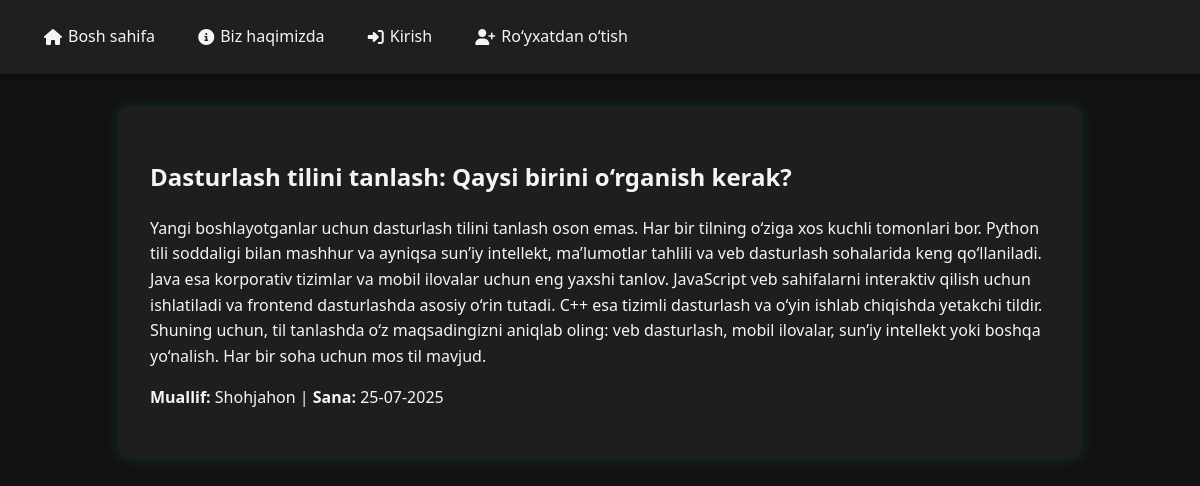
Screenshot of /post/3/ with the database file from the repository.
### blog/models.py (models this page shows, shortened)
class Post(models.Model):
    title = models.CharField(max_length=200)
    content = models.TextField()
    image = models.ImageField(upload_to='posts/', blank=True, null=True)
    author = models.ForeignKey(User, on_delete=models.CASCADE)
    created_at = models.DateTimeField(auto_now_add=True)

### blog/views.py (the view)
# urls.py: path('<int:pk>/', PostDetailView.as_view(), name='post_detail'),
class PostDetailView(DetailView):
    model = Post
    template_name = 'post_detail.html'

### templates/post_detail.html (shortened to what this page needs)
{% extends 'base.html' %}
{% block content %}
  <h2>{{ post.title }}</h2>
  <p>{{ post.content }}</p>
  <p><strong>Muallif:</strong> {{ post.author }} | <strong>Sana:</strong> {{ post.created_at|date:"d-m-Y" }}</p>
{% endblock %}

### static/css/base.css (style rules this page uses)
body { margin: 0; padding: 0; font-family: 'Segoe UI', sans-serif; background-color: #121212; color: #f5f5f5; line-height: 1.6; }

### rows the page displays
Post: title "Dasturlash tilini tanlash: Qaysi birini o‘rganish kerak?", content "Yangi boshlayotganlar uchun dasturlash tilini tanlash oson emas. Har bir tilning o‘ziga xos kuchli tomonlari bor. Python tili soddaligi bilan mashhur va ayniqsa sun’iy intellekt, ma’lumotlar tahlili va veb dasturlash sohalarida keng qo‘llaniladi. Java esa korporativ tizimlar va mobil ilovalar uchun eng yaxshi tanlov. JavaScript veb sahifalarni interaktiv qilish uchun ishlatiladi va frontend dasturlashda asosiy o‘rin tutadi. C++ esa tizimli dasturlash va o‘yin ishlab chiqishda yetakchi tildir. Shuning uchun, til tanlashda o‘z maqsadingizni aniqlab oling: veb dasturlash, mobil ilovalar, sun’iy intellekt yoki boshqa yo‘nalish. Har bir soha uchun mos til mavjud.", author "Shohjahon", created_at "25-07-2025"
